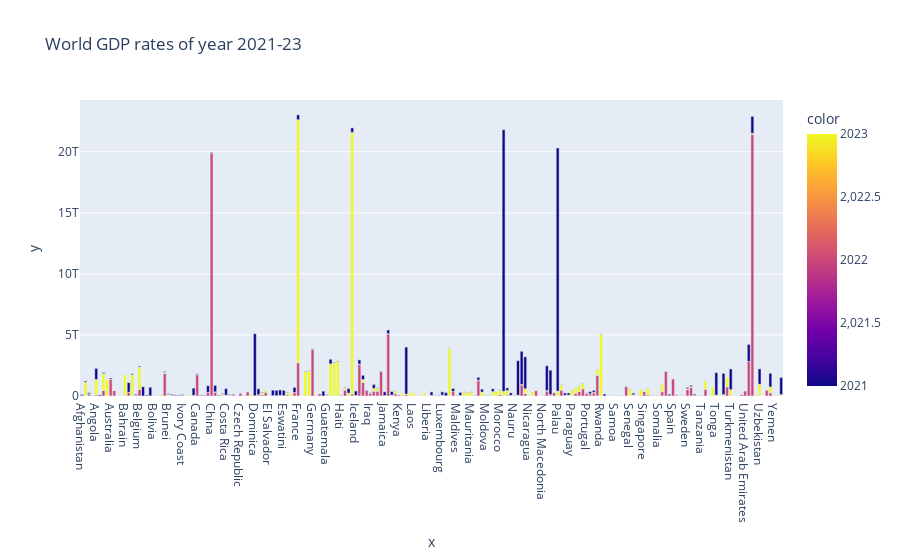

Notebook code for this chart:
### Markdown cell above
# Plot the year wise GDP of each country

### Code cell
import pandas as pd
import xlrd
import matplotlib.pyplot as plt
import plotly.express as px
df=pd.read_excel("world_literacy_data_2021_2023.xlsx")
df.fillna(mean_value,inplace=True)
# long_df = px.data.medals_long()
fig = px.bar(x=df.Country, y=df['GDP'], color=df.Year, title="World GDP rates of year 2021-23")
fig.show()

### Figure 1 — Plotly figure (JSON) as saved in the notebook; plotly's stock layout.template omitted (floating-point values rounded to 4 significant figures; data arrays with more than 128 entries replaced by an {"elided": "..."} marker saying what was removed)
{"data": [{"alignmentgroup": "True", "hovertemplate": "x=%{x}<br>y=%{y}<br>color=%{marker.color}<extra></extra>", "legendgroup": "", "marker": {"color": {"elided": "585 int values"}, "coloraxis": "coloraxis", "pattern": {"shape": ""}}, "name": "", "offsetgroup": "", "orientation": "v", "showlegend": false, "textposition": "auto", "type": "bar", "x": {"elided": "585 str values"}, "xaxis": "x", "y": {"elided": "585 float values"}, "yaxis": "y"}], "layout": {"autosize": true, "barmode": "relative", "coloraxis": {"colorbar": {"title": {"text": "color"}}, "colorscale": [[0, "#0d0887"], [0.1111, "#46039f"], [0.2222, "#7201a8"], [0.3333, "#9c179e"], [0.4444, "#bd3786"], [0.5556, "#d8576b"], [0.6667, "#ed7953"], [0.7778, "#fb9f3a"], [0.8889, "#fdca26"], [1, "#f0f921"]]}, "legend": {"tracegroupgap": 0}, "title": {"text": "World GDP rates of year 2021-23"}, "xaxis": {"anchor": "y", "autorange": true, "domain": [0, 1], "range": [-0.5, 194.5], "title": {"text": "x"}, "type": "category"}, "yaxis": {"anchor": "x", "autorange": true, "domain": [0, 1], "range": [0, 24240000000000.0], "title": {"text": "y"}, "type": "linear"}}}
